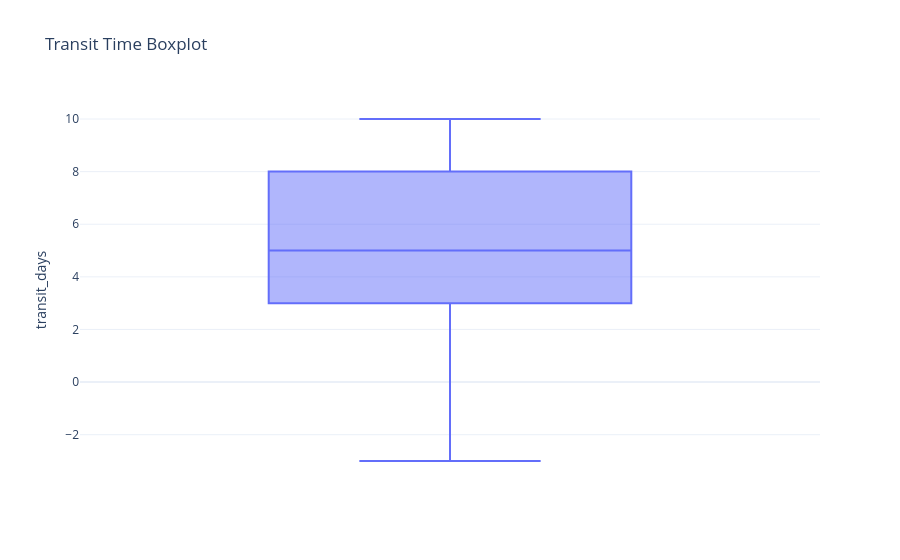

Notebook cell for this chart:
### Code cell
fig = px.box(

    completed,

    y="transit_days",

    title="Transit Time Boxplot",

    template="plotly_white"

)

fig.show()

### Figure 1 — Plotly figure (JSON) as saved in the notebook; plotly's stock layout.template omitted (floating-point values rounded to 4 significant figures; data arrays with more than 128 entries replaced by an {"elided": "..."} marker saying what was removed)
{"data": [{"alignmentgroup": "True", "hovertemplate": "transit_days=%{y}<extra></extra>", "legendgroup": "", "marker": {"color": "#636efa"}, "name": "", "notched": false, "offsetgroup": "", "orientation": "v", "showlegend": false, "type": "box", "x0": " ", "xaxis": "x", "y": {"elided": "3455 float values"}, "y0": " ", "yaxis": "y"}], "layout": {"boxmode": "group", "legend": {"tracegroupgap": 0}, "title": {"text": "Transit Time Boxplot"}, "xaxis": {"anchor": "y", "domain": [0, 1]}, "yaxis": {"anchor": "x", "domain": [0, 1], "title": {"text": "transit_days"}}}}
